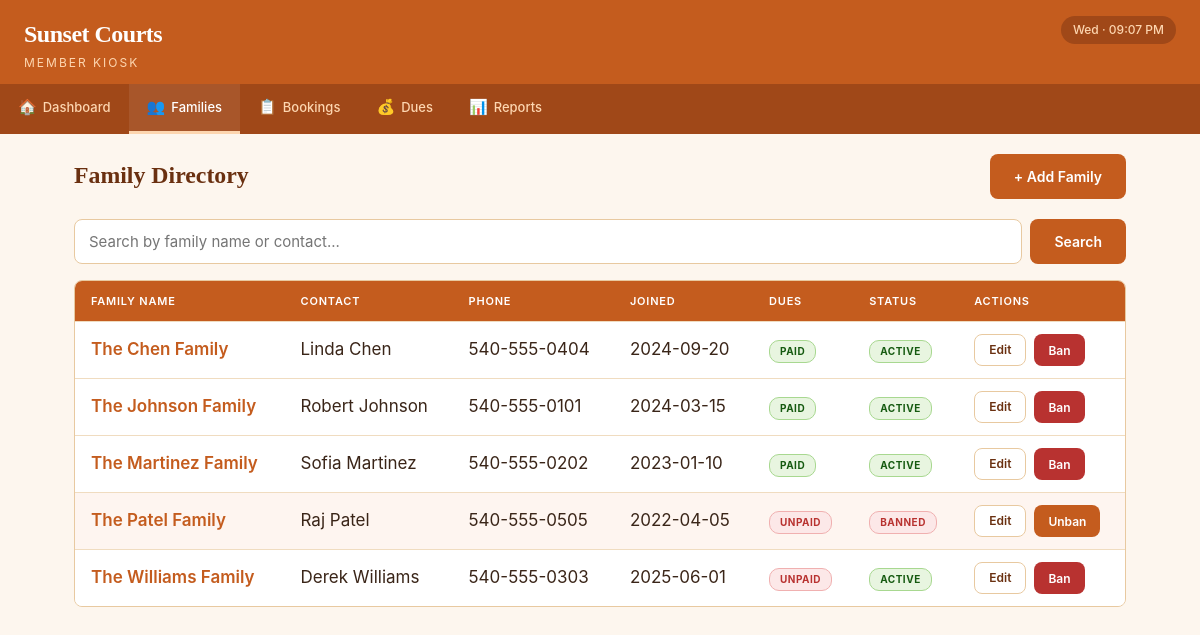
The app's page /members, older data.
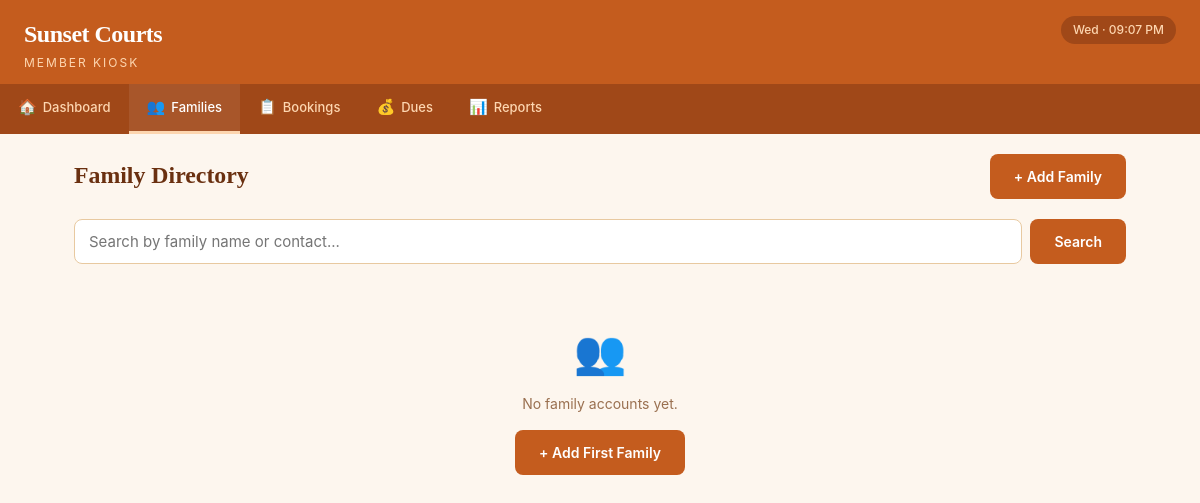
The same page, newer data.
### tables this page shows
CREATE TABLE dues (
            due_id      INTEGER PRIMARY KEY AUTOINCREMENT,
            family_id   INTEGER NOT NULL,
            year        INTEGER NOT NULL,
            is_paid     INTEGER NOT NULL DEFAULT 0,
            amount_paid REAL    DEFAULT 0.0,
            date_paid   DATE,
            notes       TEXT,
            FOREIGN KEY (family_id) REFERENCES families(family_id) ON DELETE CASCADE,
            UNIQUE(family_id, year)
        );

CREATE TABLE families (
            family_id       INTEGER PRIMARY KEY AUTOINCREMENT,
            family_name     TEXT    NOT NULL,
            primary_contact TEXT,
            phone           TEXT,
            email           TEXT,
            join_date       DATE    NOT NULL DEFAULT (date('now')),
            is_banned       INTEGER NOT NULL DEFAULT 0,
            notes           TEXT,
            created_at      DATETIME NOT NULL DEFAULT (datetime('now'))
        );

### app.py (the view)
@app.route('/members')
def member_list():
    search = request.args.get('search', '').strip()
    if search:
        families = query_db('''
            SELECT f.*, d.is_paid as dues_paid
            FROM families f
            LEFT JOIN dues d ON f.family_id = d.family_id AND d.year = ?
            WHERE f.family_name LIKE ? OR f.primary_contact LIKE ?
            ORDER BY f.family_name
        ''', (date.today().year, f'%{search}%', f'%{search}%'))
    else:
        families = query_db('''
            SELECT f.*, d.is_paid as dues_paid
            FROM families f
            LEFT JOIN dues d ON f.family_id = d.family_id AND d.year = ?
            ORDER BY f.family_name
        ''', (date.today().year,))
    return render_template('members/list.html', families=families, search=search)

### app.py (called while the page is built)
@app.context_processor
def inject_globals():
    now = datetime.now()
    return {
        'today_display': now.strftime('%a · %I:%M %p')
    }

### db.py (called while the page is built)
def get_db():
    conn = sqlite3.connect(DB_PATH)
    conn.execute("PRAGMA foreign_keys = ON")
    conn.row_factory = sqlite3.Row
    return conn

def query_db(query, args=(), one=False):
    conn = get_db()
    try:
        cursor = conn.execute(query, args)
        results = cursor.fetchall()
        return results[0] if one and results else (None if one else results)
    finally:
        conn.close()

### templates/members/list.html (shortened to what this page needs)
{% extends "base.html" %}
{% block content %}
<div class="page-header">
    <h2>Family Directory</h2>
    <a href="{{ url_for('member_add') }}" class="btn btn-primary">+ Add Family</a>
</div>
<form class="search-bar" method="GET" action="{{ url_for('member_list') }}">
    <input type="text" name="search" placeholder="Search by family name or contact..." value="{{ search }}">
    <button type="submit" class="btn btn-primary">Search</button>
</form>
{% if families %}
<div class="table-wrap">
    <table>
        <thead>
            <tr><th>Family Name</th><th>Contact</th><th>Phone</th><th>Joined</th><th>Dues</th><th>Status</th><th>Actions</th></tr>
        </thead>
        <tbody>
            {% for f in families %}
            <tr {% if f.is_banned %}style="background:#fef5f0;"{% endif %}>
                <td><a href="{{ url_for('member_view', family_id=f.family_id) }}" style="font-weight:600;">{{ f.family_name }}</a></td>
                <td>{{ f.primary_contact or '—' }}</td>
                <td>{{ f.phone or '—' }}</td>
                <td>{{ f.join_date }}</td>
                <td>
                    {% if f.dues_paid %}<span class="badge badge-paid">Paid</span>
                    {% else %}<span class="badge badge-unpaid">Unpaid</span>{% endif %}
                </td>
                <td>
                    {% if f.is_banned %}<span class="badge badge-banned">Banned</span>
                    {% else %}<span class="badge badge-active">Active</span>{% endif %}
                </td>
                <td>
                    <div class="btn-group">
                        <a href="{{ url_for('member_edit', family_id=f.family_id) }}" class="btn btn-outline btn-sm">Edit</a>
                        {% if f.is_banned %}
                        <form method="POST" action="{{ url_for('member_unban', family_id=f.family_id) }}" style="display:inline;">
                            <button type="submit" class="btn btn-primary btn-sm">Unban</button>
                        </form>
                        {% else %}
                        <form method="POST" action="{{ url_for('member_ban', family_id=f.family_id) }}" style="display:inline;"
                              onsubmit="return confirm('Ban {{ f.family_name }}?');">
                            <button type="submit" class="btn btn-danger btn-sm">Ban</button>
                        </form>
                        {% endif %}
                    </div>
                </td>
            </tr>
            {% endfor %}
        </tbody>
    </table>
</div>
{% else %}
<div class="empty-state">
    <div class="empty-icon">👥</div>
    <p>{% if search %}No families match "{{ search }}".{% else %}No family accounts yet.{% endif %}</p>
    <a href="{{ url_for('member_add') }}" class="btn btn-primary mt-16">+ Add First Family</a>
</div>
{% endif %}
{% endblock %}

### templates/base.html (shortened to what this page needs)
<!DOCTYPE html>
<html lang="en">
<head>
    <link rel="stylesheet" href="{{ url_for('static', filename='css/style.css') }}">
</head>
<body>
    <header class="site-header">
        <div class="header-top">
            <div>
                <div class="site-logo">Sunset Courts</div>
                <div class="site-subtitle">Member Kiosk</div>
            </div>
            <div class="header-badge">{{ today_display }}</div>
        </div>
        <nav class="header-strip">
            <a href="{{ url_for('dashboard') }}" class="{% if request.endpoint == 'dashboard' %}active{% endif %}">
                <span class="nav-icon">🏠</span> Dashboard
            </a>
            <a href="{{ url_for('member_list') }}" class="{% if request.endpoint and 'member' in request.endpoint %}active{% endif %}">
                <span class="nav-icon">👥</span> Families
            </a>
            <a href="{{ url_for('booking_calendar') }}" class="{% if request.endpoint and 'booking' in request.endpoint %}active{% endif %}">
                <span class="nav-icon">📋</span> Bookings
            </a>
            <a href="{{ url_for('dues_list') }}" class="{% if request.endpoint and 'dues' in request.endpoint %}active{% endif %}">
                <span class="nav-icon">💰</span> Dues
            </a>
            <a href="{{ url_for('reports_home') }}" class="{% if request.endpoint and 'report' in request.endpoint %}active{% endif %}">
                <span class="nav-icon">📊</span> Reports
            </a>
        </nav>
    </header>
    <div class="container">
        {% block content %}{% endblock %}
    </div>
</body>
</html>

### static/css/style.css (style rules this page uses)
:root { --terra: #c45c1e; --terra-dark: #a04818; --terra-darker: #6a3010; --terra-light: #fdd6b0; --terra-lighter: #fde8d0; --terra-bg: #fdf6ee; --white: #ffffff; --card: #fffaf5; --border: #e8c9a0; --border-light: #f0dcc0; --text: #3a2518; --text-muted: #9a7050; --text-section: #9a6a3a; --open-bg: #e8f5e0; --open-text: #155a10; --open-border: #a8d890; --busy-bg: #fef3e0; --busy-text: #6a4008; --busy-border: #e8c870; --maint-bg: #eef1f4; --maint-text: #3a4a5a; --maint-border: #c0cad4; --danger: #b83230; --danger-hover: #962826; --danger-bg: #fce8e8; --success-bg: #d1e7dd; --success-text: #0a5132; --warning-bg: #fff3cd; --warning-text: #856404; --error-bg: #f8d7da; --error-text: #842029; --radius: 12px; --radius-sm: 8px; --radius-pill: 10px; --shadow: 0 1px 4px rgba(106, 48, 16, 0.06); --shadow-lg: 0 4px 16px rgba(106, 48, 16, 0.10); --font-display: Georgia, 'Times New Roman', serif; --font-body: -apple-system, BlinkMacSystemFont, 'Segoe UI', sans-serif; --transition: all 0.15s ease; }
*, *::before, *::after { box-sizing: border-box; margin: 0; padding: 0; }
html { font-size: 17px; -webkit-tap-highlight-color: transparent; }
body { font-family: var(--font-body); background: var(--terra-bg); color: var(--text); line-height: 1.5; min-height: 100vh; }
a { color: var(--terra); text-decoration: none; }
.site-header { background: var(--terra); }
.header-top { display: flex; align-items: flex-start; justify-content: space-between; padding: 16px 24px 12px; }
.site-logo { color: var(--white); font-size: 24px; font-family: var(--font-display); letter-spacing: -0.5px; font-weight: 700; }
.site-subtitle { color: var(--terra-light); font-size: 12px; letter-spacing: 2px; text-transform: uppercase; margin-top: 2px; }
.header-badge { background: var(--terra-dark); color: var(--terra-light); font-size: 12px; padding: 5px 12px; border-radius: 14px; font-weight: 500; white-space: nowrap; }
.header-strip { background: var(--terra-dark); padding: 0; display: flex; }
.header-strip a { display: flex; align-items: center; gap: 6px; padding: 12px 18px; color: var(--terra-light); font-size: 13px; font-weight: 500; transition: var(--transition); border-bottom: 3px solid transparent; white-space: nowrap; }
.header-strip a:hover, .header-strip a.active { color: var(--white); background: rgba(255,255,255,0.08); border-bottom-color: var(--terra-light); }
.header-strip .nav-icon { font-size: 15px; }
.container { max-width: 1100px; margin: 0 auto; padding: 20px 24px; }
.page-header { display: flex; align-items: center; justify-content: space-between; flex-wrap: wrap; gap: 12px; margin-bottom: 20px; }
.page-header h2 { font-size: 1.4rem; font-weight: 700; color: var(--terra-darker); font-family: var(--font-display); }
.btn { display: inline-flex; align-items: center; justify-content: center; gap: 8px; padding: 12px 24px; font-size: 14px; font-weight: 600; font-family: var(--font-body); border: none; border-radius: var(--radius-sm); cursor: pointer; transition: var(--transition); text-decoration: none; white-space: nowrap; min-height: 44px; min-width: 44px; }
.btn-primary { background: var(--terra); color: var(--white); }
input[type="text"], input[type="email"], input[type="tel"], input[type="number"], input[type="date"], input[type="time"], select, textarea { width: 100%; padding: 12px 14px; font-size: 15px; font-family: var(--font-body); border: 1.5px solid var(--border); border-radius: var(--radius-sm); background: var(--white); color: var(--text); transition: var(--transition); min-height: 44px; }
.empty-state { text-align: center; padding: 40px 20px; color: var(--text-muted); }
.empty-state .empty-icon { font-size: 2.5rem; margin-bottom: 10px; }
.empty-state p { font-size: 14px; }
.search-bar { display: flex; gap: 8px; margin-bottom: 16px; }
.search-bar input { flex: 1; }
.mt-16 { margin-top: 16px; }

Row changes from the older to the newer data that the page shows:
removed dues: family_name "The Chen Family", primary_contact "Linda Chen", phone "540-555-0404", join_date "2024-09-20", is_paid "PAID", shows "ACTIVE"
removed dues: family_name "The Johnson Family", primary_contact "Robert Johnson", phone "540-555-0101", join_date "2024-03-15", is_paid "PAID", shows "ACTIVE"
removed dues: family_name "The Martinez Family", primary_contact "Sofia Martinez", phone "540-555-0202", join_date "2023-01-10", is_paid "PAID", shows "ACTIVE"
removed dues: family_name "The Patel Family", primary_contact "Raj Patel", phone "540-555-0505", join_date "2022-04-05", is_paid "UNPAID", shows "BANNED"
removed dues: family_name "The Williams Family", primary_contact "Derek Williams", phone "540-555-0303", join_date "2025-06-01", is_paid "UNPAID", shows "ACTIVE"
Text that changed along with them:
text no longer shown: "FAMILY NAME CONTACT PHONE JOINED DUES STATUS ACTIONS"
text now shown: "👥 No family accounts yet. + Add First Family"
